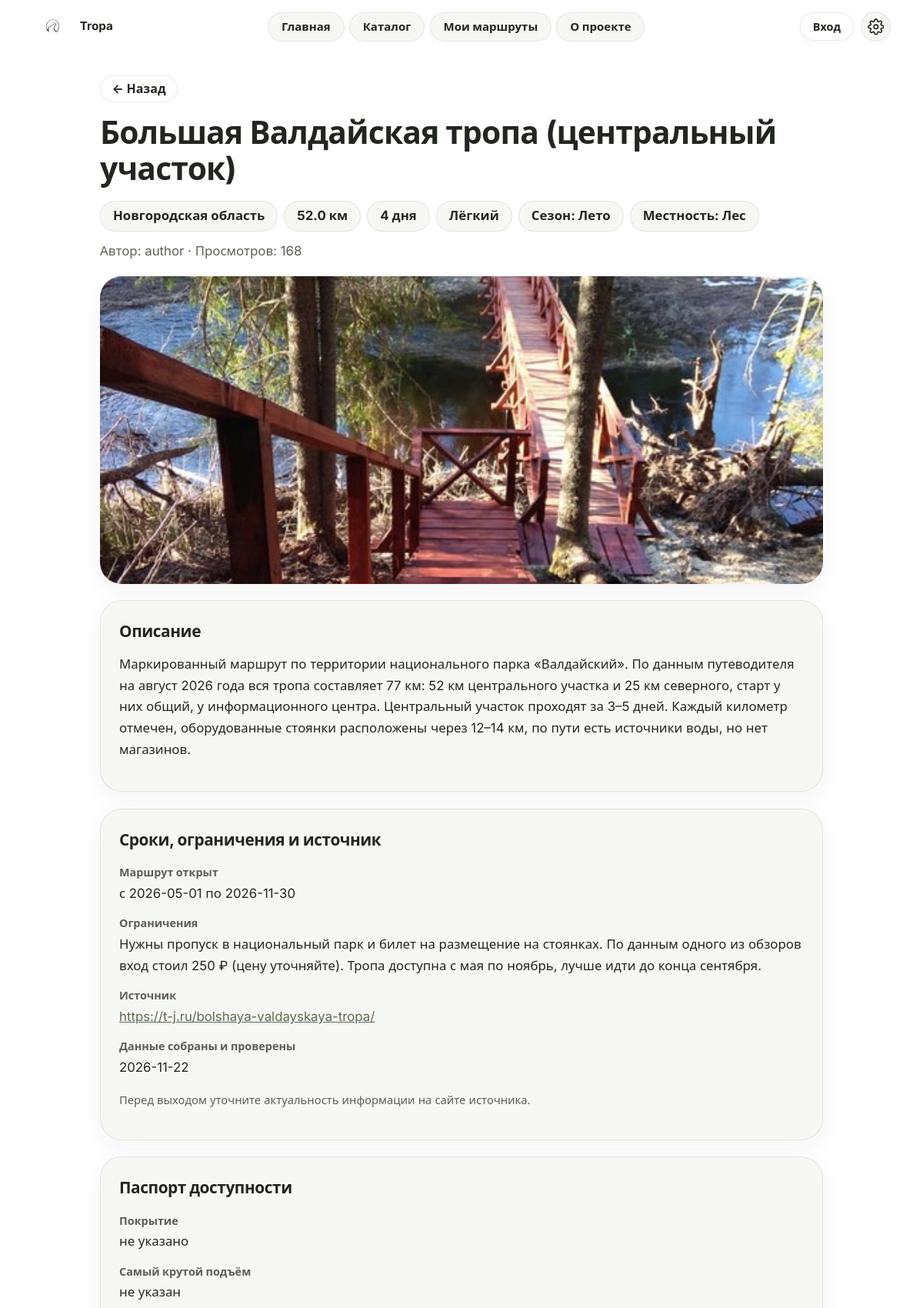
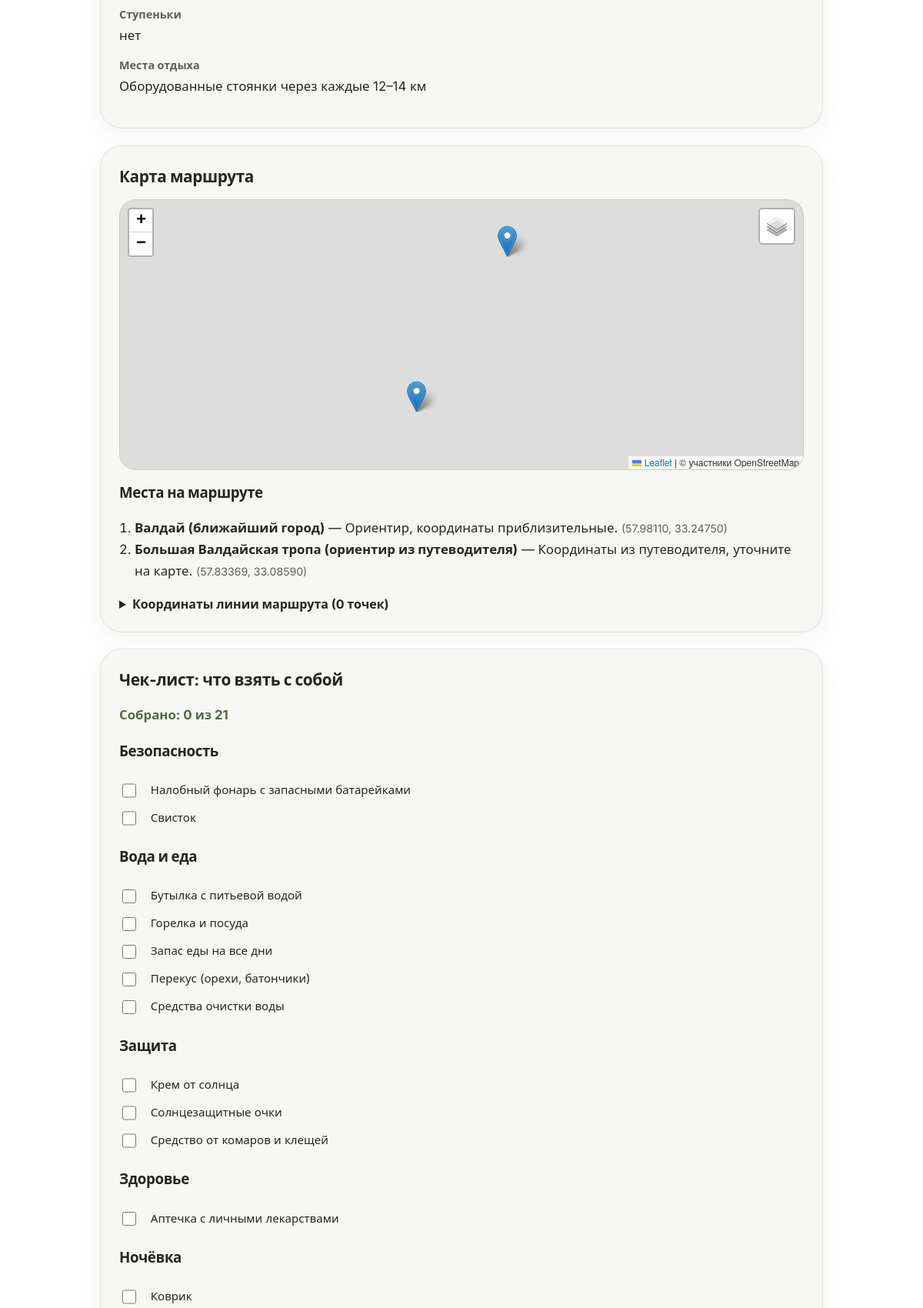
Page /routes/12 (upper part) on the committed database (2 pictures, top to bottom).
### tables this page shows
CREATE TABLE routes (
    id             INTEGER PRIMARY KEY AUTOINCREMENT,
    author_id      INTEGER NOT NULL REFERENCES users(id),
    title          TEXT NOT NULL,
    region         TEXT NOT NULL,
    length_km      REAL NOT NULL,
    difficulty     TEXT NOT NULL CHECK (difficulty IN ('easy', 'medium', 'hard')),
    days           INTEGER NOT NULL DEFAULT 1,
    season         TEXT NOT NULL DEFAULT 'any',
    terrain        TEXT NOT NULL DEFAULT 'any',
    description    TEXT NOT NULL,
    restrictions   TEXT,
    source_url     TEXT,
    source_checked TEXT,
    open_from      TEXT,
    open_to        TEXT,
    is_public      INTEGER NOT NULL DEFAULT 1,
    views          INTEGER NOT NULL DEFAULT 0,
    surface        TEXT,
    max_slope      TEXT,
    has_steps      INTEGER NOT NULL DEFAULT 0,
    rest_points    TEXT,
    created_at     TEXT NOT NULL DEFAULT CURRENT_TIMESTAMP
);

CREATE TABLE users (
    id            INTEGER PRIMARY KEY AUTOINCREMENT,
    username      TEXT NOT NULL UNIQUE,
    password_hash TEXT NOT NULL,
    created_at    TEXT NOT NULL DEFAULT CURRENT_TIMESTAMP
, email TEXT, google_sub TEXT);

CREATE TABLE route_points (
    id       INTEGER PRIMARY KEY AUTOINCREMENT,
    route_id INTEGER NOT NULL REFERENCES routes(id) ON DELETE CASCADE,
    position INTEGER NOT NULL,
    lat      REAL NOT NULL,
    lon      REAL NOT NULL,
    note     TEXT
, kind TEXT NOT NULL DEFAULT 'path', name TEXT);

CREATE TABLE gear_items (
    id       INTEGER PRIMARY KEY AUTOINCREMENT,
    name     TEXT NOT NULL,
    category TEXT NOT NULL,
    season   TEXT NOT NULL DEFAULT 'any',
    terrain  TEXT NOT NULL DEFAULT 'any',
    min_days INTEGER NOT NULL DEFAULT 1
);

### views/routes.py (the view)
@bp.route("/<int:route_id>")
def detail(route_id):
    db = get_db()
    route = db.execute(
        "SELECT r.*, u.username FROM routes r JOIN users u ON u.id = r.author_id WHERE r.id = ?",
        (route_id,),
    ).fetchone()
    if route is None or (not route["is_public"] and (g.user is None or g.user["id"] != route["author_id"])):
        abort(404)
    if g.user is None or g.user["id"] != route["author_id"]:
        db.execute("UPDATE routes SET views = views + 1 WHERE id = ?", (route_id,))
        db.commit()
    points, places = load_map_data(db, route_id)
    photos = {r["id"]: r for r in db.execute(
        "SELECT id, filename, caption FROM route_photos WHERE route_id = ?", (route_id,))}
    gear = db.execute(
        """SELECT name, category FROM gear_items
           WHERE season IN ('any', ?) AND terrain IN ('any', ?) AND min_days <= ?
           ORDER BY category, name""",
        (route["season"], route["terrain"], route["days"]),
    ).fetchall()
    return render_template("route_detail.html", route=route, points=points, gear=gear,
                           difficulty=DIFFICULTY, places=places, photos=photos,)

### app.py (called while the page is built)
def ru_days(n):
    n = int(n)
    if 11 <= n % 100 <= 14:
        word = "дней"
    elif n % 10 == 1:
        word = "день"
    elif 2 <= n % 10 <= 4:
        word = "дня"
    else:
        word = "дней"
    return f"{n} {word}"

### db.py (called while the page is built)
def get_db():
    if "db" not in g:
        g.db = sqlite3.connect(current_app.config["DATABASE"])
        g.db.row_factory = sqlite3.Row
        g.db.execute("PRAGMA foreign_keys = ON")
    return g.db

### views/auth.py (called while the page is built)
@bp.before_app_request
def load_logged_in_user():
    user_id = session.get("user_id")
    g.user = None
    if user_id is not None:
        g.user = get_db().execute(
            "SELECT id, username FROM users WHERE id = ?", (user_id,)
        ).fetchone()
        if g.user is None:
            session.clear()

### views/routes.py (called while the page is built, shortened)
def load_map_data(db, route_id):
    rows = db.execute(
        "SELECT kind, lat, lon, name, note FROM route_points WHERE route_id = ? ORDER BY position",
        (route_id,),
    ).fetchall()
    points = [[r["lat"], r["lon"]] for r in rows if r["kind"] == "path"]
    places = [{"lat": r["lat"], "lon": r["lon"], "name": r["name"] or "", "note": r["note"] or ""}
              for r in rows if r["kind"] == "place"]
    return points, places

@bp.app_template_filter("post")
def render_post(text, photos):
    out = []
    for i, chunk in enumerate(PHOTO_TOKEN.split(text or "")):
        if i % 2 == 0:
            for para in re.split(r"\n\s*\n", chunk.strip()):
                if para.strip():
                    lines = Markup("<br>").join(escape(l) for l in para.splitlines())
                    out.append(Markup("<p>%s</p>") % lines)
    return Markup("\n").join(out)

### templates/route_detail.html (shortened to what this page needs)
{% extends "base.html" %}
{% block main_class %}page detail{% endblock %}
{% block head %}
  <link rel="stylesheet" href="https://unpkg.com/leaflet@1.9.4/dist/leaflet.css">
{% endblock %}
{% block content %}
  <a class="back-link" id="back-link" href="{{ url_for('routes.catalog') }}">← Назад</a>
  <h1>{{ route['title'] }}</h1>
  <ul class="chips">
    <li>{{ route['region'] }}</li>
    <li>{{ route['length_km'] }} км</li>
    <li>{{ route['days']|ru_days }}</li>
    <li>{{ difficulty[route['difficulty']] }}</li>
    <li>Сезон: {{ SEASONS[route['season']] }}</li>
    <li>Местность: {{ TERRAINS[route['terrain']] }}</li>
  </ul>
  <p class="byline">Автор: {{ route['username'] }} · Просмотров: {{ route['views'] }}{% if not route['is_public'] %} · приватный маршрут, виден только вам{% endif %}</p>
  <img class="detail-photo" src="{{ route_image(route['id']) }}" alt="Фото маршрута: {{ route['title'] }}">
  <section class="card post"><h2>Описание</h2>{{ route['description']|post(photos) }}</section>
  <section class="card">
    <h2>Сроки, ограничения и источник</h2>
    <dl>
      <dt>Маршрут открыт</dt>
      <dd>{% if route['open_from'] or route['open_to'] %}с {{ route['open_from'] or '—' }} по {{ route['open_to'] or '—' }}{% else %}круглый год / даты не указаны{% endif %}</dd>
      <dt>Ограничения</dt><dd>{{ route['restrictions'] or 'не указаны' }}</dd>
      <dt>Источник</dt>
      <dd>{% if route['source_url'] %}<a href="{{ route['source_url'] }}" target="_blank" rel="noopener noreferrer">{{ route['source_url'] }}</a>{% else %}не указан{% endif %}
      <span class="visually-hidden"> (откроется в новой вкладке)</span></dd>
      <dt>Данные собраны и проверены</dt><dd>{{ route['source_checked'] or 'дата не указана' }}</dd>
    </dl>
    <p style="margin-top:1rem; color: var(--text-muted); font-size: .92rem;">Перед выходом уточните актуальность информации на сайте источника.</p>
  </section>
  <section class="card">
    <h2>Паспорт доступности</h2>
    <dl>
      <dt>Покрытие</dt><dd>{{ route['surface'] or 'не указано' }}</dd>
      <dt>Самый крутой подъём</dt><dd>{{ route['max_slope'] or 'не указан' }}</dd>
      <dt>Ступеньки</dt><dd>{{ 'есть' if route['has_steps'] else 'нет' }}</dd>
      <dt>Места отдыха</dt><dd>{{ route['rest_points'] or 'не указаны' }}</dd>
    </dl>
  </section>
    <section class="card">
    <h2>Карта маршрута</h2>
    <div id="map" role="region" data-points='{{ points | tojson }}' data-places='{{ places | tojson }}' aria-label="Карта маршрута"></div>
    {% if places %}
      <h3 style="margin-top:1rem;">Места на маршруте</h3>
      <ol class="places-view">
        {% for p in places %}
          <li><strong>{{ p.name }}</strong>{% if p.note %} — {{ p.note }}{% endif %}
            <span class="coords">({{ '%.5f'|format(p.lat) }}, {{ '%.5f'|format(p.lon) }})</span></li>
        {% endfor %}
      </ol>
    {% endif %}
    <details>
      <summary>Координаты линии маршрута ({{ points|length }} точек)</summary>
    </details>
  </section>
  <section class="card" id="gear-section" data-route-id="{{ route['id'] }}">
    <h2>Чек-лист: что взять с собой</h2>
    <p class="gear-progress" id="gear-progress" role="status"></p>
    {% for category, items in gear|groupby('category') %}
      <h3>{{ category }}</h3>
      <ul style="list-style:none; padding-left:0;">
        {% for item in items %}
          <li>
            <label class="gear-check">
              <input type="checkbox" data-gear-name="{{ item['name'] }}">
              <span>{{ item['name'] }}</span>
            </label>
          </li>
        {% endfor %}
      </ul>
    {% else %}
      <p>Для этого маршрута пока нет подобранного снаряжения.</p>
    {% endfor %}
  </section>
{% endblock %}

### static/css/style.css (style rules this page uses)
:root { --bg: #ffffff; --bg-elevated: #f3f4ef; --header-bg: rgba(255, 255, 255, 0.86); --text: #222620; --text-muted: #5a6055; --accent: #556744; --accent-hover: #3f4c33; --input-border: #7d8574; --accent-text: #ffffff; --line: #5b694a; --border-subtle: rgba(34, 38, 32, 0.09); --card: #f7f8f4; --pill-bg: #ffffff; --shadow: 0 10px 30px rgba(28, 34, 24, 0.05); --shadow-hover: 0 16px 38px rgba(28, 34, 24, 0.1); --focus: #2e6fd8; --pad: clamp(1rem, 3.5vw, 3.25rem); --font: "Inter", system-ui, -apple-system, "Segoe UI", sans-serif; }
*, *::before, *::after { box-sizing: border-box; }
body { margin: 0; font-family: var(--font); font-size: 1rem; line-height: 1.5; color: var(--text); background: var(--bg); transition: background-color 0.2s ease, color 0.2s ease; }
img { max-width: 100%; }
a { color: var(--line); }
.page h1, .wide h1 { margin: .25rem 0 1.15rem; font-weight: 400; letter-spacing: -0.015em; font-size: clamp(1.85rem, 3.4vw, 2.55rem); line-height: 1.15; }
.page h2, .wide h2 { font-size: 1.3rem; margin: 0 0 .85rem; }
.card { background: var(--card); border: 1px solid var(--border-subtle); border-radius: 1.75rem; padding: 1.5rem; box-shadow: var(--shadow); }
label { display: block; margin-top: 1rem; font-weight: 700; font-size: .94rem; }
input, select, textarea { font: inherit; padding: .6rem .9rem; max-width: 100%; color: var(--text); background: var(--pill-bg); border: 1.5px solid var(--input-border); border-radius: .9rem; transition: border-color 0.15s ease, box-shadow 0.15s ease; }
input { width: 100%; max-width: 24rem; }
input[type="checkbox"] { width: 1.15rem; height: 1.15rem; padding: 0; margin-right: .55rem; accent-color: var(--accent); }
#map { height: 22rem; max-width: 100%; margin-top: .5rem; border-radius: 1.35rem; border: 1px solid var(--border-subtle); overflow: hidden; }
.chips { display: flex; flex-wrap: wrap; gap: .5rem; list-style: none; margin: 0 0 .75rem; padding: 0; }
.chips li { padding: .32rem 1rem; border: 1px solid var(--border-subtle); border-radius: 999px; font-weight: 700; font-size: .92rem; background: var(--card); }
.byline { margin: 0 0 1.1rem; color: var(--text-muted); }
.detail-photo { display: block; width: 100%; max-height: 25rem; object-fit: cover; border-radius: 1.75rem; margin-bottom: 1.35rem; box-shadow: var(--shadow); }
.detail .card { margin-top: 1.35rem; }
dt { font-weight: 700; margin-top: .85rem; color: var(--text-muted); font-size: .9rem; }
dt:first-child { margin-top: 0; }
dd { margin: .2rem 0 0; }
.gear-check { display: flex; align-items: center; gap: .6rem; padding: .35rem 0; cursor: pointer; font-weight: 400; margin: 0; }
.gear-progress { font-weight: 700; color: var(--accent); margin-bottom: .75rem; }
body, input, select, textarea, button { font-family: var(--font); font-weight: 400; }
h1, h2, h3, h4, .section-head h1, .section-head h2, .page h1, .wide h1, .page h2, .wide h2, .route-card h3 { font-weight: 700; letter-spacing: -0.02em; }
.prewrap, .detail .card p, .detail dd, .page p, .page li { font-size: 1.05rem; line-height: 1.65; }
.back-link { display: inline-flex; align-items: center; gap: .4rem; margin-bottom: .75rem; padding: .3rem .9rem; font-weight: 700; color: var(--text); text-decoration: none; background: var(--pill-bg); border: 1px solid var(--border-subtle); border-radius: 999px; }
.post p { margin: 0 0 1rem; }
.places-view { padding-left: 1.25rem; }
.places-view .coords { color: var(--text-muted); font-size: .88rem; }
details summary { cursor: pointer; font-weight: 700; margin-top: .75rem; }

### rows in the picture
routes: title "Большая Валдайская тропа (центральный участок)", region "Новгородская область", length_km "52.0", days|ru_days "4 дня", difficulty "Лёгкий", season "Лето", terrain "Лес", views "168", description|post "Маркированный маршрут по территории национального парка «Валдайский». По данным путеводителя на август 2026 года вся тропа составляет 77 км: 52 км центрального участка и 25 км северного, старт у них общий, у информационного центра. Центральный участок проходят за 3–5 дней. Каждый километр отмечен, оборудованные стоянки расположены через 12–14 км, по пути есть источники воды, но нет магазинов.", open_from "2026-05-01", open_to "2026-11-30", restrictions "Нужны пропуск в национальный парк и билет на размещение на стоянках. По данным одного из обзоров вход стоил 250 ₽ (цену уточняйте). Тропа доступна с мая по ноябрь, лучше идти до конца сентября.", source_url "https://t-j.ru/bolshaya-valdayskaya-tropa/", source_checked "2026-11-22", has_steps "нет", rest_points "Оборудованные стоянки через каждые 12–14 км"
users: username "author"
route_points: name "Валдай (ближайший город)", note "Ориентир, координаты приблизительные.", lat "57.98110", lon "33.24750"
route_points: name "Большая Валдайская тропа (ориентир из путеводителя)", note "Координаты из путеводителя, уточните на карте.", lat "57.83369", lon "33.08590"
gear_items: category "Безопасность", name "Налобный фонарь с запасными батарейками"
gear_items: name "Свисток"
gear_items: category "Вода и еда", name "Бутылка с питьевой водой"
gear_items: name "Горелка и посуда"
gear_items: name "Запас еды на все дни"
gear_items: name "Перекус (орехи, батончики)"
gear_items: name "Средства очистки воды"
gear_items: category "Защита", name "Крем от солнца"
gear_items: name "Солнцезащитные очки"
gear_items: name "Средство от комаров и клещей"
gear_items: category "Здоровье", name "Аптечка с личными лекарствами"
gear_items: category "Ночёвка", name "Коврик"

### other values in the picture
{{ route['surface'] or 'не указано' }} "не указано"
{{ route['max_slope'] or 'не указан' }} "не указан"
{{ points|length }} "0"
